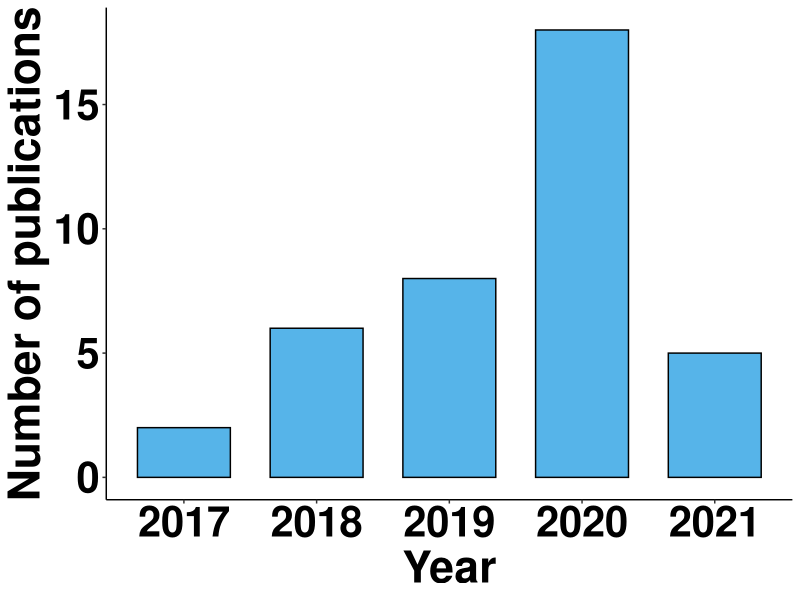
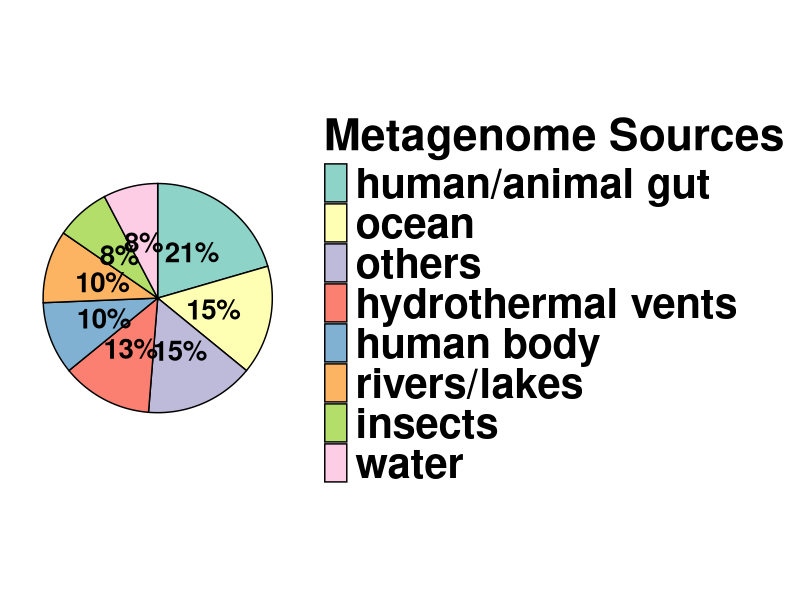
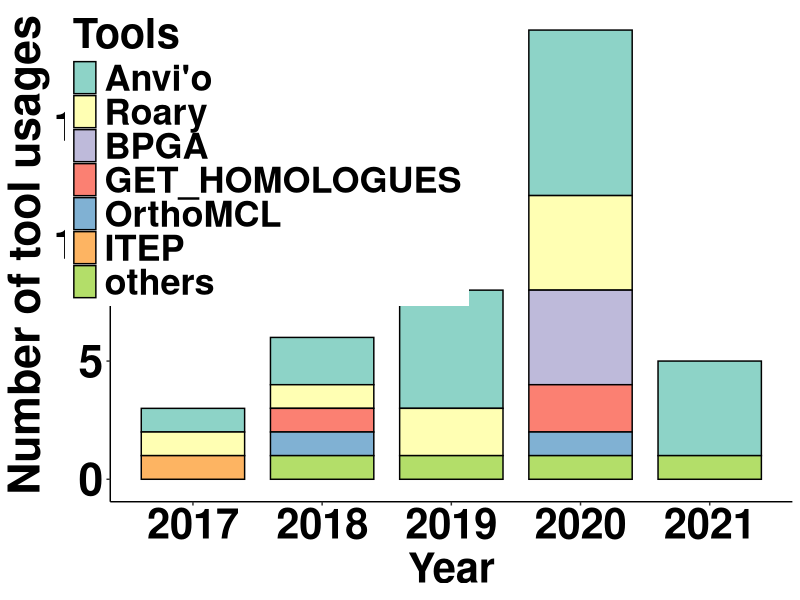
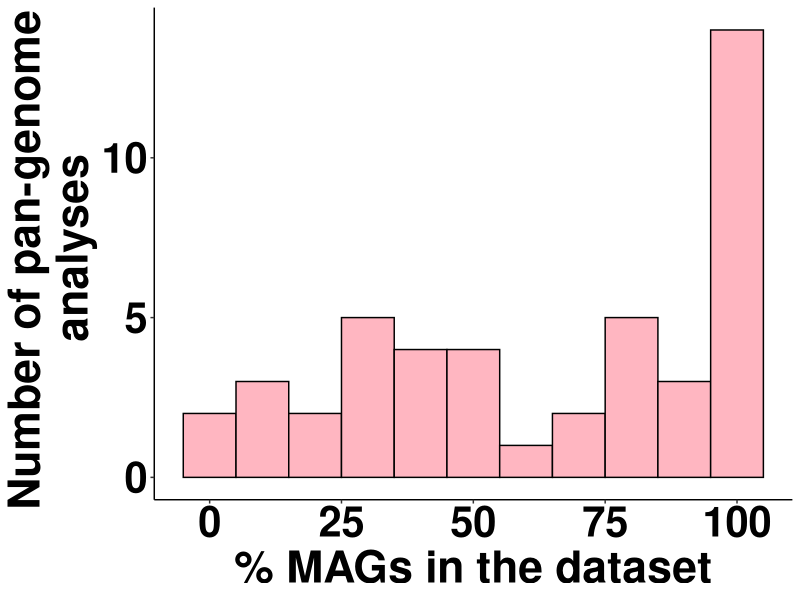
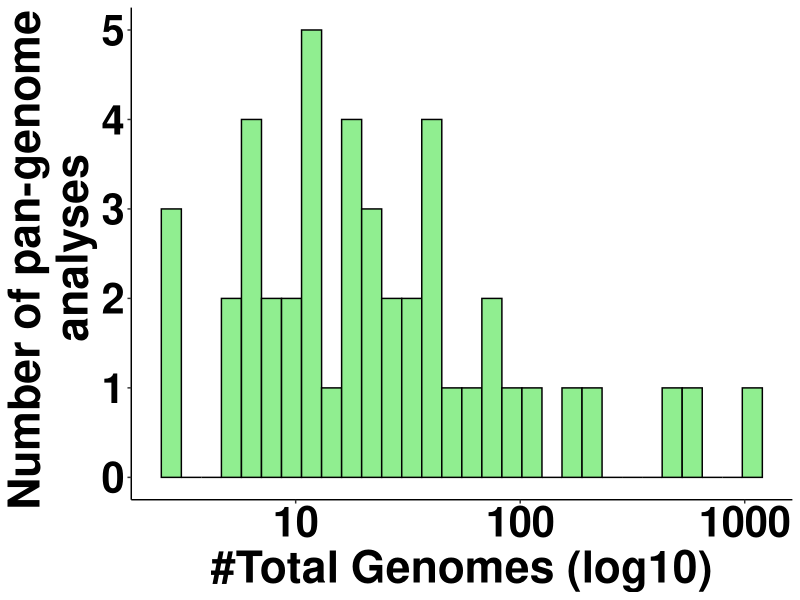
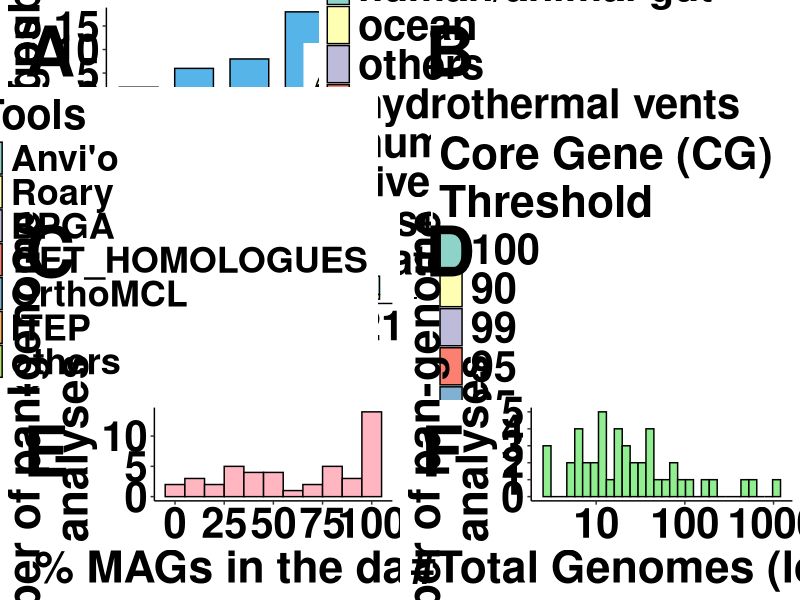

The R source for these figures, in order:
library(tidyverse)
library(ggplot2)
library(dplyr)
library(ggpubr)

## Figure 2.A. Year of publication.
table <- read.table(file = "R_code/Fig1.Publication_sum/years.txt", sep = ',', header = TRUE)

year_plot <-  ggplot(data=table, aes(x=Year))+
  geom_bar(width = 0.7, fill="#56B4E9", colour="black")+
  theme(axis.text.x = element_text(color="black", size=30, face= "bold"),
        axis.text.y = element_text(color="black", size=30, face= "bold"),
        axis.title.x = element_text(size=32, face= "bold"),
        axis.title.y = element_text(size=32, face= "bold"),)+
  theme(panel.grid.major = element_blank(), panel.grid.minor = element_blank(),
        panel.background = element_blank(), axis.line = element_line(colour = "black"))+
  scale_y_continuous(name = "Number of publications")

year_plot


## Figure 2.B. Metagenome sources.
source <- read.table(file="R_code/Fig1.Publication_sum/metagenome_source.txt", sep = '\t', header = TRUE)

source_plot <- ggplot(source, aes(x="", y=Number, fill=reorder(Source,-Number)))+
  geom_bar(width = 1, stat = "identity",colour="black")+
  coord_polar("y",start=0, direction = -1)+
  geom_text(aes(label = paste0(round(Number/sum(Number)*100), "%")), position = position_stack(vjust = 0.5), size=7, fontface= "bold")+
  labs(x = NULL, y = NULL, fill = "Metagenome Sources")+
  theme_classic() + 
  theme(legend.text = element_text(color="black", size=30, face= "bold"),
        legend.title = element_text(color="black", size=32, face= "bold"),
        axis.text.y = element_text(color="black", size=30, face= "bold"),
        axis.line = element_blank(),
        axis.text = element_blank(),
        axis.ticks = element_blank())+
  scale_fill_brewer(palette="Set3")

source_plot

## Figure 2.C. Tool usage in different years. 
table_tools <- read.table(file = "R_code/Fig1.Publication_sum/years_tool.txt", header = TRUE)

table_tools$Tools_mod <- factor(table_tools$Tools_mod , levels=c("Anvi'o", "Roary", "BPGA", "GET_HOMOLOGUES", "OrthoMCL", "ITEP", "others"))

year_tool_plot <-  ggplot(data=table_tools, aes(x = Year))+
  geom_bar(aes(fill=Tools_mod), width = 0.8, colour="black")+
  theme(legend.position = c(0.23, 0.7),
        legend.text = element_text(color="black", size=26, face= "bold"),
        legend.title = element_text(color="black", size=30, face= "bold"),
        axis.text.x = element_text(color="black", size=30, face= "bold"),
        axis.text.y = element_text(color="black", size=32, face= "bold"),
        axis.title.x = element_text(size=30, face= "bold"),
        axis.title.y = element_text(size=32, face= "bold"))+
  theme(panel.grid.major = element_blank(), panel.grid.minor = element_blank(),
        panel.background = element_blank(), axis.line = element_line(colour = "black"))+
  scale_y_continuous(name = "Number of tool usages")+
  labs(fill = "Tools")+
  scale_fill_brewer(palette="Set3")

year_tool_plot


## Figure 2.D. CG thresholds in different studies.
table_CG <- read.table(file = "R_code/Fig1.Publication_sum/CG.txt", header = TRUE)

table_CG$CG <- factor(table_CG$CG , levels=c("100", "90", "99", "95", "85", "66"))

CG_plot <- ggplot(table_CG, aes(x="", y=Number, fill=CG))+
  geom_bar(width = 1, stat = "identity",colour="black")+
  coord_polar("y", start=0, direction = -1)+
  geom_text(aes(label = paste0(round(Number/sum(Number)*100), "%")), position = position_stack(vjust = 0.5), size=8,  fontface= "bold")+
  labs(x = NULL, y = NULL, fill = "Core Gene (CG) \nThreshold")+
  theme_classic() + 
  theme(legend.text = element_text(colour="black", size=30, face= "bold"),
        legend.title = element_text(colour="black", size=32, face= "bold"),
        axis.text.y = element_text(color="black", size=30, face= "bold"),
        axis.line = element_blank(),
        axis.text = element_blank(),
        axis.ticks = element_blank())+
  scale_fill_brewer(palette="Set3")


## Figure 2.E. MAG percentage
table_mag <- read.table(file = "R_code/Fig1.Publication_sum/MAG_percentage.txt", header = TRUE)

mag_percentage_histogram <- ggplot(data = table_mag, aes(x = MAG),fill=MAG) +
  geom_histogram(color="black", fill="lightpink", binwidth = 10, position = 'identity')+
  scale_x_continuous(name="% MAGs in the dataset")+
  scale_y_continuous(name="Number of pan-genome \n analyses")+
  theme(axis.text.x = element_text(color="black", size=30,face= "bold"),
        axis.text.y = element_text(color="black", size=30, face= "bold"),
        axis.title.x = element_text(size=32, face= "bold"),
        axis.title.y = element_text(size=32, face= "bold"),)+
  theme(panel.grid.major = element_blank(), panel.grid.minor = element_blank(),
        panel.background = element_blank(), axis.line = element_line(colour = "black"))
mag_percentage_histogram


##  Figure 2.F. Genome dataset size.
total_genomes_histogram <- ggplot(data = table_mag, aes(x = genomes),fill=MAG) +
  geom_histogram(color="black", fill="lightgreen", position = 'identity')+
  scale_x_continuous(name = "#Total Genomes (log10)", trans = 'log10')+
  scale_y_continuous(name="Number of pan-genome \n analyses")+
  theme(axis.text.x = element_text(color="black", size=30, face= "bold"),
        axis.text.y = element_text(color="black", size=30, face= "bold"),
        axis.title.x = element_text(size=32, face= "bold"),
        axis.title.y = element_text(size=32, face= "bold"),)+
  theme(panel.grid.major = element_blank(), panel.grid.minor = element_blank(),
        panel.background = element_blank(), axis.line = element_line(colour = "black"))
total_genomes_histogram


## Figure 2. The combined plot.
Figure2 <- ggarrange(year_plot,source_plot, year_tool_plot, CG_plot, mag_percentage_histogram, total_genomes_histogram,
                     nrow = 3, ncol =2, labels = c("A", "B", "C", "D", "E", "F"),
                     font.label = list(size = 50))

ggsave(Figure2, filename = "R_code/Fig1.Publication_sum/combine_plot.pdf",width = 24, height = 24, units = "in")

